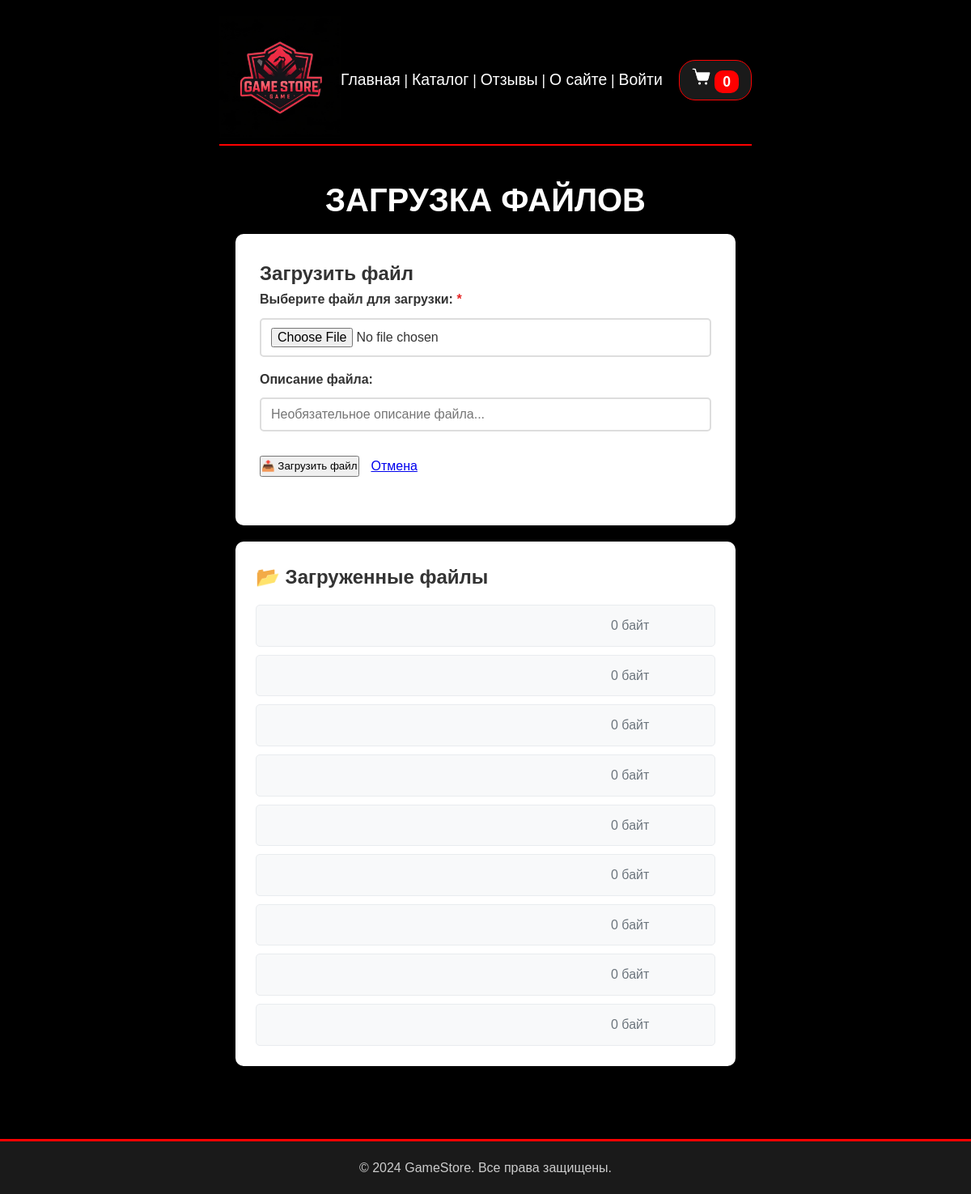
The app's page /upload-file/, older data.
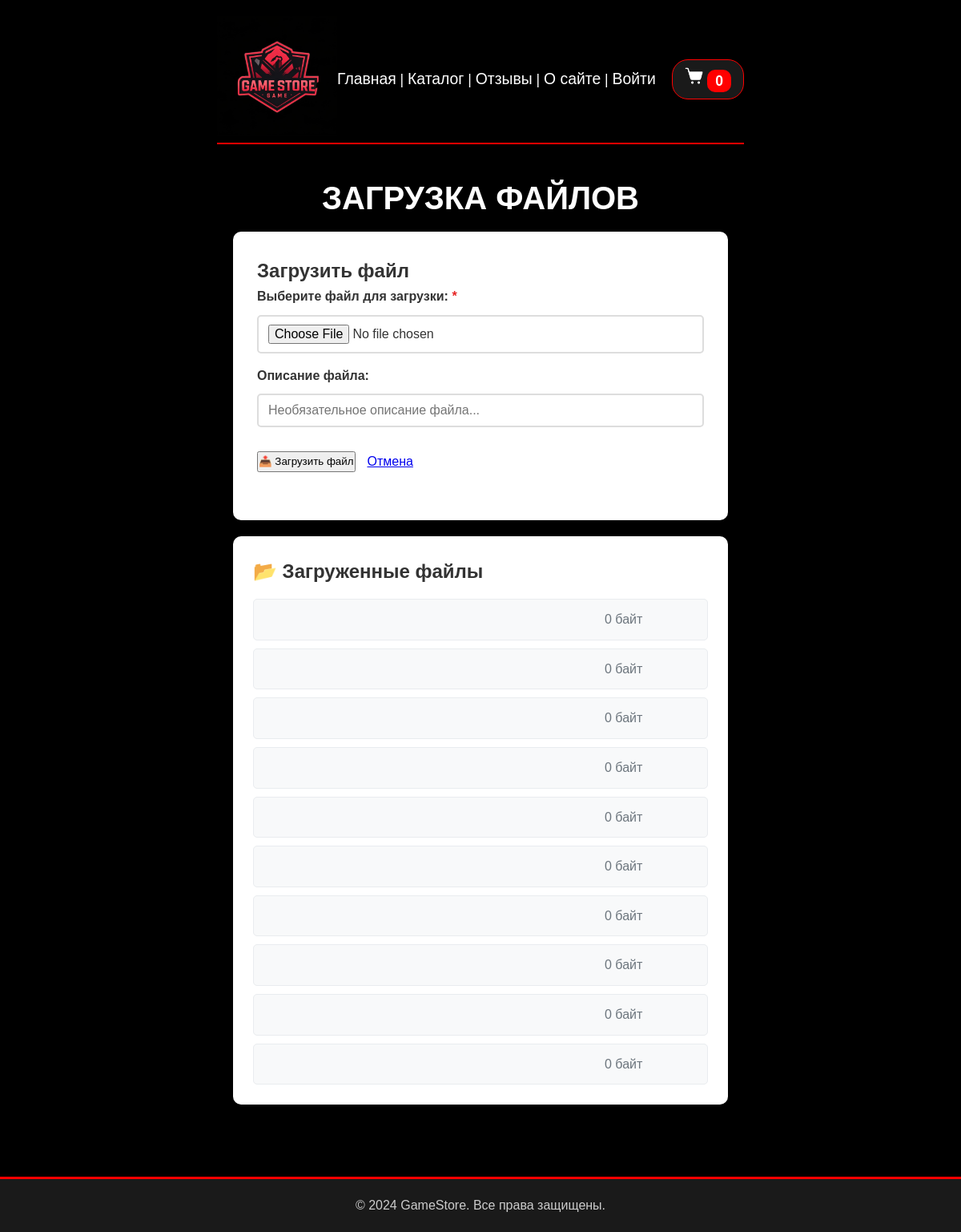
The same page, newer data.
### games/models.py (models this page shows, shortened)
class UploadFiles(models.Model):
    file = models.FileField(
        upload_to=upload_files_unique_name,
        verbose_name="Файл",
        validators=[
            FileExtensionValidator(allowed_extensions=['jpg', 'jpeg', 'png', 'pdf', 'txt', 'zip', 'rar'])
        ]
    )
    description = models.CharField(
        max_length=200,
        blank=True,
        verbose_name="Описание файла"
    )
    uploaded_at = models.DateTimeField(
        auto_now_add=True,
        verbose_name="Время загрузки"
    )
    file_size = models.IntegerField(
        verbose_name="Размер файла (байт)",
        default=0
    )
    original_filename = models.CharField(
        max_length=255,
        blank=True,
        verbose_name="Оригинальное имя файла"
    )
    class Meta:
        verbose_name = 'Загруженный файл'
        verbose_name_plural = 'Загруженные файлы'
        ordering = ['-uploaded_at']

### games/views.py (the view, shortened to what this page needs)
# urls.py: path('upload-file/', views.UploadFileView.as_view(), name='upload_file'),
class UploadFileView(DataMixin, FormView):
    form_class = UploadFileForm
    template_name = 'games/upload_file.html'
    success_url = reverse_lazy('upload_file')
    title_page = 'Загрузка файлов'
    def get_context_data(self, **kwargs):
        context = super().get_context_data(**kwargs)
        context['uploaded_files'] = UploadFiles.objects.all().order_by('-uploaded_at')
        return self.get_mixin_context(context)

### games/forms.py
class UploadFileForm(forms.ModelForm):
    class Meta:
        model = UploadFiles
        fields = ['file', 'description']
        widgets = {
            'file': forms.FileInput(attrs={
                'class': 'form-file',
                'accept': '.jpg,.jpeg,.png,.pdf,.txt,.zip,.rar'
            }),
            'description': forms.TextInput(attrs={
                'class': 'form-input',
                'placeholder': 'Необязательное описание файла...'
            }),
        }
        labels = {
            'file': 'Выберите файл для загрузки',
            'description': 'Описание файла',
        }

### games/utils.py (called while the page is built)
    def get_mixin_context(self, context, **kwargs):
        context['cat_selected'] = self.cat_selected if self.cat_selected is not None else 0
        context.update(kwargs)
        if 'genres' not in context:
            context['genres'] = Genre.objects.all()
        if 'tags' not in context:
            context['tags'] = Tag.objects.all()[:10]  # первые 15 тегов
        return context

### users/context_processors.py (called while the page is built)
def get_menu_context(request):
    return {'mainmenu': menu}

### games/templates/games/upload_file.html (shortened to what this page needs)
{% extends 'base.html' %}
{% block content %}
<div class="form-page">
    <h1 class="page-title">{{title|upper}}</h1>
    <div class="form-container">
        <div class="upload-section">
            <h2> Загрузить файл</h2>
            <form method="post" enctype="multipart/form-data" class="upload-form">
                <div class="form-fields">
                    {% for field in form %}
                    <div class="form-group {% if field.errors %}has-error{% endif %}">
                        <label class="form-label" for="{{ field.id_for_label }}">
                            {{ field.label }}:
                            {% if field.field.required %}<span class="required">*</span>{% endif %}
                        </label>
                        {{ field }}
                    </div>
                    {% endfor %}
                </div>
                <div class="form-actions">
                    <button type="submit" class="submit-btn">📤 Загрузить файл</button>
                    <a href="{% url 'catalog' %}" class="cancel-btn">Отмена</a>
                </div>
            </form>
        </div>
    </div>
    {% if uploaded_files %}
    <div class="uploaded-files-section">
        <h2>📂 Загруженные файлы</h2>
        <div class="files-list">
            {% for file in uploaded_files %}
            <div class="file-item">
                <div class="file-size">{{ file.size|filesizeformat }}</div>
            </div>
            {% endfor %}
        </div>
    </div>
    {% endif %}
</div>
{% endblock %}

Row changes from the older to the newer data that the page shows:
added UploadFiles: size|filesizeformat "0 байт"
